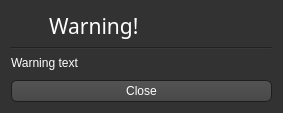
<?xml version="1.0" encoding="UTF-8"?>
<ui version="4.0">
 <class>Warning</class>
 <widget class="QDialog" name="Warning">
  <property name="geometry">
   <rect>
    <x>0</x>
    <y>0</y>
    <width>283</width>
    <height>113</height>
   </rect>
  </property>
  <property name="windowTitle">
   <string notr="true">Wii Music Editor Plus</string>
  </property>
  <property name="styleSheet">
   <string notr="true">QToolTip
{
     border: 1px solid black;
     background-color: #ffa02f;
     padding: 1px;
     border-radius: 3px;
     opacity: 100;
}

QWidget
{
    color: white;
    background-color: #323232;
}

QWidget:item:hover
{
    background-color: QLinearGradient( x1: 0, y1: 0, x2: 0, y2: 1, stop: 0 #ffa02f, stop: 1 #ca0619);
    color: #000000;
}

QWidget:item:selected
{
    background-color: QLinearGradient( x1: 0, y1: 0, x2: 0, y2: 1, stop: 0 #ffa02f, stop: 1 #d7801a);
}

QMenuBar
{
	background: #242424;
}

QMenuBar::item
{
    background: transparent;
}

QMenuBar::item:selected
{
    background: transparent;
    border: 1px solid #ffaa00;
}

QMenuBar::item:pressed
{
    background: #444;
    border: 1px solid #000;
    background-color: QLinearGradient(
        x1:0, y1:0,
        x2:0, y2:1,
        stop:1 #212121,
        stop:0.4 #343434/*,
        stop:0.2 #343434,
        stop:0.1 #ffaa00*/
    );
    margin-bottom:-1px;
    padding-bottom:1px;
}

QMenu
{
    border: 1px solid #000;
}

QMenu::item
{
    padding: 2px 20px 2px 20px;
}

QMenu::item:selected
{
    color: #000000;
}

QWidget:disabled
{
    color: #404040;
    background-color: #323232;
}

QLineEdit
{
    background-color: QLinearGradient( x1: 0, y1: 0, x2: 0, y2: 1, stop: 0 #4d4d4d, stop: 0 #646464, stop: 1 #5d5d5d);
    padding: 1px;
    border-style: solid;
    border: 1px solid #1e1e1e;
    border-radius: 5;
}

QSpinBox
{
    background-color: QLinearGradient( x1: 0, y1: 0, x2: 0, y2: 1, stop: 0 #4d4d4d, stop: 0 #646464, stop: 1 #5d5d5d);
    padding: 1px;
    border-style: solid;
    border: 1px solid #1e1e1e;
    border-radius: 5;
}

QPushButton
{
    color: white;
    background-color: QLinearGradient( x1: 0, y1: 0, x2: 0, y2: 1, stop: 0 #565656, stop: 0.1 #525252, stop: 0.5 #4e4e4e, stop: 0.9 #4a4a4a, stop: 1 #464646);
    border-width: 1px;
    border-color: #1e1e1e;
    border-style: solid;
    border-radius: 6;
    padding: 3px;
    padding-left: 5px;
    padding-right: 5px;
}

QPushButton:pressed
{
    background-color: QLinearGradient( x1: 0, y1: 0, x2: 0, y2: 1, stop: 0 #2d2d2d, stop: 0.1 #2b2b2b, stop: 0.5 #292929, stop: 0.9 #282828, stop: 1 #252525);
}

QComboBox
{
    selection-background-color: #ffaa00;
    background-color: QLinearGradient( x1: 0, y1: 0, x2: 0, y2: 1, stop: 0 #565656, stop: 0.1 #525252, stop: 0.5 #4e4e4e, stop: 0.9 #4a4a4a, stop: 1 #464646);
    border-style: solid;
    border: 1px solid #1e1e1e;
    border-radius: 5;
	padding-left: 4px;
}

QComboBox:hover,QPushButton:hover
{
    border: 2px solid QLinearGradient( x1: 0, y1: 0, x2: 0, y2: 1, stop: 0 #ffa02f, stop: 1 #d7801a);
}


QComboBox:on
{
    background-color: QLinearGradient( x1: 0, y1: 0, x2: 0, y2: 1, stop: 0 #2d2d2d, stop: 0.1 #2b2b2b, stop: 0.5 #292929, stop: 0.9 #282828, stop: 1 #252525);
    selection-background-color: #ffaa00;
}

QComboBox QAbstractItemView
{
    border: 2px solid darkgray;
    selection-background-color: QLinearGradient( x1: 0, y1: 0, x2: 0, y2: 1, stop: 0 #ffa02f, stop: 1 #d7801a);
}

QComboBox::drop-down
{
     subcontrol-origin: padding;
     subcontrol-position: top right;
     width: 15px;

     border-left-width: 0px;
     border-left-color: darkgray;
     border-left-style: solid; /* just a single line */
     border-top-right-radius: 3px; /* same radius as the QComboBox */
     border-bottom-right-radius: 3px;
 }

QComboBox::down-arrow
{
     image: url(:images/images/down_arrow.png);
}

QGroupBox:focus
{
border: 2px solid QLinearGradient( x1: 0, y1: 0, x2: 0, y2: 1, stop: 0 #ffa02f, stop: 1 #d7801a);
}

QTextEdit:focus
{
    border: 2px solid QLinearGradient( x1: 0, y1: 0, x2: 0, y2: 1, stop: 0 #ffa02f, stop: 1 #d7801a);
}

QScrollBar:horizontal {
     border: 1px solid #222222;
     background: QLinearGradient( x1: 0, y1: 0, x2: 0, y2: 1, stop: 0.0 #121212, stop: 0.2 #282828, stop: 1 #484848);
     height: 7px;
     margin: 0px 16px 0 16px;
}

QScrollBar::handle:horizontal
{
      background: QLinearGradient( x1: 0, y1: 0, x2: 1, y2: 0, stop: 0 #ffa02f, stop: 0.5 #d7801a, stop: 1 #ffa02f);
      min-height: 20px;
      border-radius: 2px;
}

QScrollBar::add-line:horizontal {
      border: 1px solid #1b1b19;
      border-radius: 2px;
      background: QLinearGradient( x1: 0, y1: 0, x2: 1, y2: 0, stop: 0 #ffa02f, stop: 1 #d7801a);
      width: 14px;
      subcontrol-position: right;
      subcontrol-origin: margin;
}

QScrollBar::sub-line:horizontal {
      border: 1px solid #1b1b19;
      border-radius: 2px;
      background: QLinearGradient( x1: 0, y1: 0, x2: 1, y2: 0, stop: 0 #ffa02f, stop: 1 #d7801a);
      width: 14px;
     subcontrol-position: left;
     subcontrol-origin: margin;
}

QAbstractItemView
{
    background-color: #121212;
}

QScrollBar::right-arrow:horizontal, QScrollBar::left-arrow:horizontal
{
      border: 1px solid black;
      width: 1px;
      height: 1px;
      background: white;
}

QScrollBar::add-page:horizontal, QScrollBar::sub-page:horizontal
{
      background: none;
}

QScrollBar:vertical
{
      background: QLinearGradient( x1: 0, y1: 0, x2: 1, y2: 0, stop: 0.0 #121212, stop: 0.2 #282828, stop: 1 #484848);
      width: 7px;
      margin: 16px 0 16px 0;
      border: 1px solid #222222;
}

QScrollBar::handle:vertical
{
      background: QLinearGradient( x1: 0, y1: 0, x2: 0, y2: 1, stop: 0 #ffa02f, stop: 0.5 #d7801a, stop: 1 #ffa02f);
      min-height: 20px;
      border-radius: 2px;
}

QScrollBar::add-line:vertical
{
      border: 1px solid #1b1b19;
      border-radius: 2px;
      background: QLinearGradient( x1: 0, y1: 0, x2: 0, y2: 1, stop: 0 #ffa02f, stop: 1 #d7801a);
      height: 14px;
      subcontrol-position: bottom;
      subcontrol-origin: margin;
}

QScrollBar::sub-line:vertical
{
      border: 1px solid #1b1b19;
      border-radius: 2px;
      background: QLinearGradient( x1: 0, y1: 0, x2: 0, y2: 1, stop: 0 #d7801a, stop: 1 #ffa02f);
      height: 14px;
      subcontrol-position: top;
      subcontrol-origin: margin;
}

QScrollBar::up-arrow:vertical, QScrollBar::down-arrow:vertical
{
      border: 1px solid black;
      width: 1px;
      height: 1px;
      background: white;
}


QScrollBar::add-page:vertical, QScrollBar::sub-page:vertical
{
      background: none;
}

QTextEdit
{
    background-color: #242424;
	padding-left: 1px;
}

QPlainTextEdit
{
    background-color: #242424;
}

QHeaderView::section
{
    background-color: QLinearGradient(x1:0, y1:0, x2:0, y2:1, stop:0 #616161, stop: 0.5 #505050, stop: 0.6 #434343, stop:1 #656565);
    color: white;
    padding-left: 4px;
    border: 1px solid #6c6c6c;
}

QCheckBox:disabled
{
color: #414141;
}

QDockWidget::title
{
    text-align: center;
    spacing: 3px; /* spacing between items in the tool bar */
    background-color: QLinearGradient(x1:0, y1:0, x2:0, y2:1, stop:0 #323232, stop: 0.5 #242424, stop:1 #323232);
}

QDockWidget::close-button, QDockWidget::float-button
{
    text-align: center;
    spacing: 1px; /* spacing between items in the tool bar */
    background-color: QLinearGradient(x1:0, y1:0, x2:0, y2:1, stop:0 #323232, stop: 0.5 #242424, stop:1 #323232);
}

QDockWidget::close-button:hover, QDockWidget::float-button:hover
{
    background: #242424;
}

QDockWidget::close-button:pressed, QDockWidget::float-button:pressed
{
    padding: 1px -1px -1px 1px;
}

QMainWindow::separator
{
    background-color: QLinearGradient(x1:0, y1:0, x2:0, y2:1, stop:0 #161616, stop: 0.5 #151515, stop: 0.6 #212121, stop:1 #343434);
    color: white;
    padding-left: 4px;
    border: 1px solid #4c4c4c;
    spacing: 3px; /* spacing between items in the tool bar */
}

QMainWindow::separator:hover
{

    background-color: QLinearGradient(x1:0, y1:0, x2:0, y2:1, stop:0 #d7801a, stop:0.5 #b56c17 stop:1 #ffa02f);
    color: white;
    padding-left: 4px;
    border: 1px solid #6c6c6c;
    spacing: 3px; /* spacing between items in the tool bar */
}

QToolBar::handle
{
     spacing: 3px; /* spacing between items in the tool bar */
     background: url(:images/images/handle.png);
}

QMenu::separator
{
    height: 2px;
    background-color: QLinearGradient(x1:0, y1:0, x2:0, y2:1, stop:0 #161616, stop: 0.5 #151515, stop: 0.6 #212121, stop:1 #343434);
    color: white;
    padding-left: 4px;
    margin-left: 10px;
    margin-right: 5px;
}

QProgressBar
{
    border: 2px solid grey;
    border-radius: 5px;
    text-align: center;
}

QProgressBar::chunk
{
    background-color: #d7801a;
    width: 2.15px;
    margin: 0.5px;
}

QTabBar::tab {
    color: #b1b1b1;
    border: 1px solid #444;
    border-bottom-style: none;
    background-color: #323232;
    padding-left: 10px;
    padding-right: 10px;
    padding-top: 3px;
    padding-bottom: 2px;
    margin-right: -1px;
}

QTabWidget::pane {
    border: 1px solid #444;
    top: 1px;
}

QTabBar::tab:last
{
    margin-right: 0; /* the last selected tab has nothing to overlap with on the right */
    border-top-right-radius: 3px;
}

QTabBar::tab:first:!selected
{
 margin-left: 0px; /* the last selected tab has nothing to overlap with on the right */


    border-top-left-radius: 3px;
}

QTabBar::tab:!selected
{
    color: #b1b1b1;
    border-bottom-style: solid;
    margin-top: 3px;
    background-color: QLinearGradient(x1:0, y1:0, x2:0, y2:1, stop:1 #212121, stop:.4 #343434);
}

QTabBar::tab:selected
{
    border-top-left-radius: 3px;
    border-top-right-radius: 3px;
    margin-bottom: 0px;
}

QTabBar::tab:!selected:hover
{
    /*border-top: 2px solid #ffaa00;
    padding-bottom: 3px;*/
    border-top-left-radius: 3px;
    border-top-right-radius: 3px;
    background-color: QLinearGradient(x1:0, y1:0, x2:0, y2:1, stop:1 #212121, stop:0.4 #343434, stop:0.2 #343434, stop:0.1 #ffaa00);
}

QRadioButton::indicator:checked, QRadioButton::indicator:unchecked{
    color: #b1b1b1;
    background-color: #323232;
    border: 1px solid #b1b1b1;
    border-radius: 6px;
}

QRadioButton::indicator:checked
{
    background-color: qradialgradient(
        cx: 0.5, cy: 0.5,
        fx: 0.5, fy: 0.5,
        radius: 1.0,
        stop: 0.25 #ffaa00,
        stop: 0.3 #323232);
}

QRadioButton::indicator:checked:disabled
{
    background-color: qradialgradient(
        cx: 0.5, cy: 0.5,
        fx: 0.5, fy: 0.5,
        radius: 1.0,
        stop: 0.25 #323232,
        stop: 0.3 #323232);
}

QCheckBox::indicator{
    color: #b1b1b1;
    background-color: #323232;
    border: 1px solid #b1b1b1;
    width: 9px;
    height: 9px;
}

QRadioButton::indicator
{
    border-radius: 6px;
}

QRadioButton::indicator:hover, QCheckBox::indicator:hover
{
    border: 1px solid #ffaa00;
}

QCheckBox::indicator:checked
{
    image:url(:images/images/checkbox.png);
}

QCheckBox::indicator:disabled, QRadioButton::indicator:disabled
{
    border: 1px solid #444;
}</string>
  </property>
  <layout class="QVBoxLayout" name="verticalLayout">
   <item>
    <layout class="QHBoxLayout" name="Title">
     <item>
      <widget class="QLabel" name="WarningSymbol">
       <property name="maximumSize">
        <size>
         <width>32</width>
         <height>16777215</height>
        </size>
       </property>
       <property name="text">
        <string notr="true">&lt;html&gt;&lt;head/&gt;&lt;body&gt;&lt;p&gt;&lt;img src=&quot;:/images/images/warning.png&quot;/&gt;&lt;/p&gt;&lt;/body&gt;&lt;/html&gt;</string>
       </property>
      </widget>
     </item>
     <item>
      <widget class="QLabel" name="WarningTitle">
       <property name="font">
        <font>
         <family>Continuum Medium</family>
         <pointsize>16</pointsize>
        </font>
       </property>
       <property name="text">
        <string>Warning!</string>
       </property>
      </widget>
     </item>
    </layout>
   </item>
   <item>
    <widget class="Line" name="line">
     <property name="orientation">
      <enum>Qt::Horizontal</enum>
     </property>
    </widget>
   </item>
   <item>
    <widget class="QLabel" name="WarningText">
     <property name="text">
      <string notr="true">Warning text</string>
     </property>
    </widget>
   </item>
   <item>
    <spacer name="WarningSpacer">
     <property name="orientation">
      <enum>Qt::Vertical</enum>
     </property>
     <property name="sizeHint" stdset="0">
      <size>
       <width>20</width>
       <height>1</height>
      </size>
     </property>
    </spacer>
   </item>
   <item>
    <widget class="QPushButton" name="WarningClose">
     <property name="enabled">
      <bool>true</bool>
     </property>
     <property name="text">
      <string>Close</string>
     </property>
    </widget>
   </item>
  </layout>
 </widget>
 <resources>
  <include location="../resources/resources.qrc"/>
 </resources>
 <connections/>
</ui>
